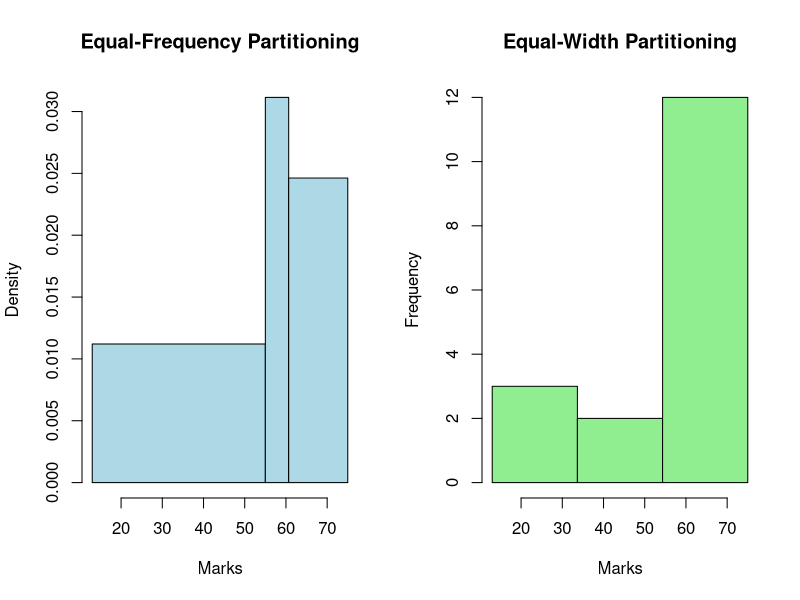

This chart was generated by the following R code:
# Given data
marks <- c(55, 60, 71, 13, 55, 65, 50, 55, 58, 59, 61, 63, 15, 17, 41, 73, 75)

# Equal-frequency binning (quartiles)
equal_freq_bins <- cut(marks, breaks = quantile(marks, probs = seq(0, 1, length.out = 4)), 
                       include.lowest = TRUE)

# Equal-width binning
equal_width_bins <- cut(marks, breaks = seq(min(marks), max(marks), length.out = 4), 
                        include.lowest = TRUE)

# Plot histograms
par(mfrow = c(1, 2))

# Equal-frequency histogram
hist(marks, breaks = quantile(marks, probs = seq(0, 1, length.out = 4)), 
     main = "Equal-Frequency Partitioning", 
     xlab = "Marks", 
     col = "lightblue", 
     border = "black")

# Equal-width histogram
hist(marks, breaks = seq(min(marks), max(marks), length.out = 4), 
     main = "Equal-Width Partitioning", 
     xlab = "Marks", 
     col = "lightgreen", 
     border = "black")

# Reset plotting layout
par(mfrow = c(1, 1))
